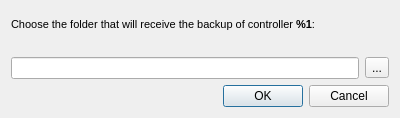
<ui version="4.0" >
 <class>downloadDirDialogClass</class>
 <widget class="QDialog" name="downloadDirDialogClass" >
  <property name="geometry" >
   <rect>
    <x>0</x>
    <y>0</y>
    <width>400</width>
    <height>118</height>
   </rect>
  </property>
  <property name="windowTitle" >
   <string>Download Directory</string>
  </property>
  <layout class="QVBoxLayout" >
   <item>
    <widget class="QLabel" name="label" >
     <property name="text" >
      <string>&lt;html>&lt;head>&lt;meta name="qrichtext" content="1" />&lt;style type="text/css">
p, li { white-space: pre-wrap; }
&lt;/style>&lt;/head>&lt;body style=" font-family:'MS Shell Dlg 2'; font-size:8.25pt; font-weight:400; font-style:normal;">
&lt;p style=" margin-top:0px; margin-bottom:0px; margin-left:0px; margin-right:0px; -qt-block-indent:0; text-indent:0px;">&lt;span style=" font-size:8pt;">Choose the folder that will receive the backup of controller &lt;/span>&lt;span style=" font-size:8pt; font-weight:600;">%1&lt;/span>&lt;span style=" font-size:8pt;">:&lt;/span>&lt;/p>
&lt;p style=" margin-top:0px; margin-bottom:0px; margin-left:0px; margin-right:0px; -qt-block-indent:0; text-indent:0px; font-size:8pt;">  &lt;/p>&lt;/body>&lt;/html></string>
     </property>
    </widget>
   </item>
   <item>
    <layout class="QHBoxLayout" >
     <item>
      <widget class="QLineEdit" name="lineEditUserDefined" >
       <property name="enabled" >
        <bool>true</bool>
       </property>
      </widget>
     </item>
     <item>
      <widget class="QToolButton" name="toolButtonUserDefined" >
       <property name="enabled" >
        <bool>true</bool>
       </property>
       <property name="text" >
        <string>...</string>
       </property>
      </widget>
     </item>
    </layout>
   </item>
   <item>
    <widget class="QDialogButtonBox" name="buttonBox" >
     <property name="standardButtons" >
      <set>QDialogButtonBox::Cancel|QDialogButtonBox::NoButton|QDialogButtonBox::Ok</set>
     </property>
    </widget>
   </item>
  </layout>
 </widget>
 <layoutdefault spacing="6" margin="11" />
 <tabstops>
  <tabstop>lineEditUserDefined</tabstop>
  <tabstop>toolButtonUserDefined</tabstop>
  <tabstop>buttonBox</tabstop>
 </tabstops>
 <resources/>
 <connections>
  <connection>
   <sender>buttonBox</sender>
   <signal>accepted()</signal>
   <receiver>downloadDirDialogClass</receiver>
   <slot>accept()</slot>
   <hints>
    <hint type="sourcelabel" >
     <x>282</x>
     <y>255</y>
    </hint>
    <hint type="destinationlabel" >
     <x>282</x>
     <y>274</y>
    </hint>
   </hints>
  </connection>
  <connection>
   <sender>buttonBox</sender>
   <signal>rejected()</signal>
   <receiver>downloadDirDialogClass</receiver>
   <slot>reject()</slot>
   <hints>
    <hint type="sourcelabel" >
     <x>344</x>
     <y>259</y>
    </hint>
    <hint type="destinationlabel" >
     <x>343</x>
     <y>275</y>
    </hint>
   </hints>
  </connection>
 </connections>
</ui>
